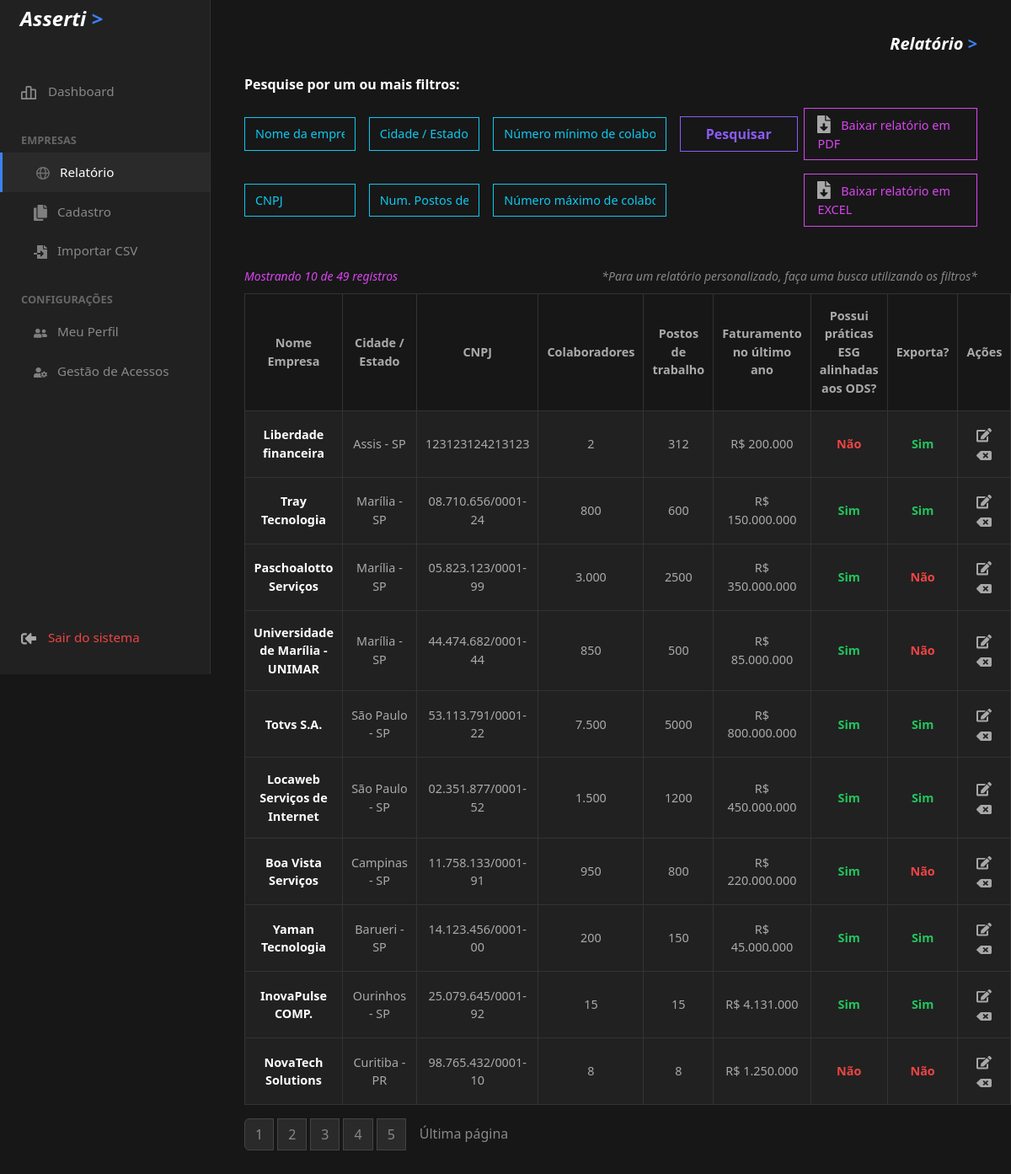
The app's page /relatorios.php (signed in) with its own data.
### tables this page shows
CREATE TABLE `empresas` (
  `id` int(11) NOT NULL,
  `razao_social` varchar(150) NOT NULL,
  `nome_fantasia` varchar(150) DEFAULT NULL,
  `cnpj` varchar(18) NOT NULL,
  `cidade_estado` varchar(100) NOT NULL,
  `telefone_1` varchar(20) DEFAULT NULL,
  `telefone_2` varchar(20) DEFAULT NULL,
  `email` varchar(100) DEFAULT NULL,
  `tipo_servico` varchar(100) DEFAULT NULL,
  `faturamento_2025` decimal(15,2) NOT NULL,
  `postos_trabalho` int(11) NOT NULL,
  `total_colaboradores` int(11) NOT NULL,
  `exporta` tinyint(1) DEFAULT 0,
  `esg_ods` tinyint(1) DEFAULT 0,
  `criado_em` timestamp NOT NULL DEFAULT current_timestamp()
);

### public/relatorios.php (the view, shortened to what this page needs)
<?php
require 'conexao.php';
$registros_por_pagina = 10;
$pagina_atual = isset($_GET['pagina']) ? max(1, (int)$_GET['pagina']) : 1;
$offset = ($pagina_atual - 1) * $registros_por_pagina;
$whereSql = " WHERE 1=1";
$params = [];
try {
    $stmtCount = $pdo->prepare("SELECT COUNT(*) FROM empresas" . $whereSql);
    $stmtCount->execute($params);
    $total_filtrado = $stmtCount->fetchColumn();
    $total_paginas = ceil($total_filtrado / $registros_por_pagina);
    $sql = "SELECT * FROM empresas" . $whereSql . " LIMIT $registros_por_pagina OFFSET $offset";
    $stmt = $pdo->prepare($sql);
    $stmt->execute($params);
    $empresas = $stmt->fetchAll(PDO::FETCH_ASSOC);
    $total_banco = $pdo->query("SELECT COUNT(*) FROM empresas")->fetchColumn();
} catch(PDOException $e) { die("Erro: " . $e->getMessage()); }
function linkPagina($pag) {
    $get = $_GET;
    $get['pagina'] = $pag;
    return '?' . http_build_query($get);
}
?>
<!DOCTYPE html>
<html lang="pt-BR" data-bs-theme="dark">
<head>
    <link href="https://cdn.jsdelivr.net/npm/bootstrap@5.3.0/dist/css/bootstrap.min.css" rel="stylesheet">
</head>
<body>
    <?php include 'menu.php'; ?>
    <div class="main-content">
        <div class="d-flex justify-content-end mb-4 area-filtros-topo">
            <h5 class="text-white fw-bold m-0" style="font-style: italic;">Relatório <span style="color:#3b82f6;">></span></h5>
        </div>
        <form method="GET" class="mb-4">
            <p class="text-white fw-bold mb-3">Pesquise por um ou mais filtros:</p>
            <div class="row g-3 align-items-center mb-3">
                <div class="col-md-2"><input type="text" name="nome" class="filter-input border-ciano" placeholder="Nome da empresa" value="<?= htmlspecialchars($_GET['nome'] ?? '') ?>"></div>
                <div class="col-md-2"><input type="text" name="cidade" class="filter-input border-ciano" placeholder="Cidade / Estado" value="<?= htmlspecialchars($_GET['cidade'] ?? '') ?>"></div>
                <div class="col-md-3"><input type="text" class="filter-input border-ciano" placeholder="Número mínimo de colaboradores"></div>
                <div class="col-md-2"><button type="submit" formaction="relatorios.php" class="btn-outline-roxo">Pesquisar</button></div>
                <div class="col-md-3 text-end">
                    <button type="button" onclick="gerarPDF()" class="btn-export">
                        <img src="icones/baixar.svg" width="16" style="margin-right: 8px; vertical-align: text-bottom;"> Baixar relatório em PDF
                    </button>
                </div>
            </div>
            <div class="row g-3 align-items-center">
                <div class="col-md-2"><input type="text" name="cnpj" class="filter-input border-ciano" placeholder="CNPJ" value="<?= htmlspecialchars($_GET['cnpj'] ?? '') ?>"></div>
                <div class="col-md-2"><input type="text" class="filter-input border-ciano" placeholder="Num. Postos de trabalho"></div>
                <div class="col-md-3"><input type="text" class="filter-input border-ciano" placeholder="Número máximo de colaboradores"></div>
                <div class="col-md-3 text-end">
                    <button type="submit" formaction="exportar_excel.php" class="btn-export">
                        <img src="icones/baixar.svg" width="16" style="margin-right: 8px; vertical-align: text-bottom;"> Baixar relatório em EXCEL
                    </button>
                </div>
            </div>
        </form>
        <div class="d-flex justify-content-between mb-2 mt-5 area-filtros-topo">
            <small style="color:#d946ef; font-style: italic;">Mostrando <?= count($empresas) ?> de <?= $total_banco ?> registros</small>
            <small style="color:#888; font-style: italic;">*Para um relatório personalizado, faça uma busca utilizando os filtros*</small>
        </div>
        <table class="table-custom">
            <thead>
                <tr>
                    <th>Nome Empresa</th>
                    <th>Cidade / Estado</th>
                    <th>CNPJ</th>
                    <th>Colaboradores</th>
                    <th>Postos de trabalho</th>
                    <th>Faturamento no último ano</th>
                    <th>Possui práticas ESG alinhadas aos ODS?</th>
                    <th>Exporta?</th>
                    <th class="coluna-acoes">Ações</th>
                </tr>
            </thead>
            <tbody>
                <?php if(count($empresas) > 0): ?>
                    <?php foreach ($empresas as $emp): ?>
                        <tr>
                            <td class="text-white fw-bold"><?= htmlspecialchars($emp['razao_social']) ?></td>
                            <td style="color:#aaa;"><?= htmlspecialchars($emp['cidade_estado']) ?></td>
                            <td style="color:#aaa;"><?= htmlspecialchars($emp['cnpj']) ?></td>
                            <td style="color:#aaa;"><?= number_format($emp['total_colaboradores'], 0, ',', '.') ?></td>
                            <td style="color:#aaa;"><?= $emp['postos_trabalho'] ?></td>
                            <td style="color:#aaa;">R$ <?= number_format($emp['faturamento_2025'], 0, ',', '.') ?></td>
                            <td class="<?= $emp['esg_ods']?'text-success-custom':'text-danger-custom' ?>"><?= $emp['esg_ods']?'Sim':'Não' ?></td>
                            <td class="<?= $emp['exporta']?'text-success-custom':'text-danger-custom' ?>"><?= $emp['exporta']?'Sim':'Não' ?></td>
                            <td class="coluna-acoes">
                                <a href="editar.php?id=<?= $emp['id'] ?>" class="btn-acao" title="Editar">
                                    <img src="icones/editar.svg" width="18">
                                </a>
                                <?php if($_SESSION['perfil'] === 'admin'): ?>
                                    <a href="excluir.php?id=<?= $emp['id'] ?>" class="btn-acao" title="Excluir" onclick="return confirm('Excluir <?= htmlspecialchars($emp['razao_social']) ?>?');">
                                        <img src="icones/remove.svg" width="18">
                                    </a>
                                <?php endif; ?>
                            </td>
                        </tr>
                    <?php endforeach; ?>
                <?php else: ?>
                    <tr><td colspan="9" class="text-center py-4" style="color: #666;">Nenhuma empresa encontrada.</td></tr>
                <?php endif; ?>
            </tbody>
        </table>
        <?php if($total_paginas > 1): ?>
        <div class="pagination-container d-flex justify-content-between align-items-center mt-3">
            <ul class="pagination m-0">
                <?php for($i = 1; $i <= $total_paginas; $i++): ?>
                    <li class="page-item <?= ($pagina_atual == $i) ? 'active' : '' ?>"><a class="page-link" href="<?= linkPagina($i) ?>"><?= $i ?></a></li>
                <?php endfor; ?>
                <li class="page-item"><a class="page-link" style="background: transparent; border: none;" href="<?= linkPagina($total_paginas) ?>">Última página</a></li>
            </ul>
        </div>
        <?php endif; ?>
    </div>
</body>
</html>

### public/menu.php
<?php
$pagina_atual = basename($_SERVER['PHP_SELF']);
$perfil = $_SESSION['perfil'] ?? 'funcionario';
?>
<div class="sidebar">
    <div class="ms-4 mb-5 mt-2">
        <h4 class="text-white fw-bold m-0" style="font-style: italic;">Asserti <span style="color:#3b82f6;">></span></h4>
    </div>
    <a href="dashboard.php" class="<?= $pagina_atual == 'dashboard.php' ? 'active' : '' ?>">
        <img src="icones/grafico.svg" width="18" style="margin-right: 10px; vertical-align: middle;"> Dashboard
    </a>
    <div style="padding: 15px 25px 5px 25px; color: #666; font-size: 0.8rem; text-transform: uppercase; font-weight: bold; margin-top: 10px;">Empresas</div>
    <a href="relatorios.php" class="<?= $pagina_atual == 'relatorios.php' ? 'active' : '' ?>" style="padding-left: 40px;">
        <img src="icones/empresas_icone.svg" width="16" style="margin-right: 8px; vertical-align: middle; opacity: 0.7;"> Relatório
    </a>
    <a href="cadastro.php" class="<?= $pagina_atual == 'cadastro.php' ? 'active' : '' ?>" style="padding-left: 40px;">
        <img src="icones/adicionar_documento.svg" width="16" style="margin-right: 8px; vertical-align: middle; opacity: 0.7;"> Cadastro
    </a>
    <a href="importar.php" class="<?= $pagina_atual == 'importar.php' ? 'active' : '' ?>" style="padding-left: 40px;">
        <img src="icones/importar.svg" width="16" style="margin-right: 8px; vertical-align: middle; opacity: 0.7;"> Importar CSV
    </a>
    <div style="padding: 15px 25px 5px 25px; color: #666; font-size: 0.8rem; text-transform: uppercase; font-weight: bold; margin-top: 10px;">Configurações</div>
    <a href="perfil.php" class="<?= $pagina_atual == 'perfil.php' ? 'active' : '' ?>" style="padding-left: 40px;">
        <img src="icones/meu_perfil.svg" width="16" style="margin-right: 8px; vertical-align: middle; opacity: 0.7;"> Meu Perfil
    </a>
    <?php if($perfil === 'admin'): ?>
        <a href="usuarios.php" class="<?= $pagina_atual == 'usuarios.php' ? 'active' : '' ?>" style="padding-left: 40px;">
            <img src="icones/gestao.svg" width="16" style="margin-right: 8px; vertical-align: middle; opacity: 0.7;"> Gestão de Acessos
        </a>
    <?php endif; ?>
    <a href="logout.php" class="btn-logout" style="margin-top: auto; margin-bottom: 20px;">
        <img src="icones/logout.svg" width="18" style="margin-right: 10px; vertical-align: middle;"> Sair do sistema
    </a>
</div>

### public/relatorios.php (style rules this page uses)
body { background-color: #171717 !important; color: #e5e7eb; font-family: 'Segoe UI', Tahoma, Geneva, Verdana, sans-serif; display: flex; overflow-x: hidden; margin: 0; min-height: 100vh; }
.sidebar { width: 250px; height: 100vh; background-color: #212121; border-right: 1px solid #333; position: fixed; display: flex; flex-direction: column; z-index: 1000; }
.sidebar a { color: #888; text-decoration: none; display: block; padding: 12px 25px; font-weight: 500; transition: 0.2s; font-size: 0.95rem; border-radius: 0; }
.sidebar a:hover, .sidebar a.active { color: #fff; background: #2a2a2a; border-left: 3px solid #3b82f6; }
.btn-logout { color: #ef4444 !important; margin-top: auto; margin-bottom: 20px; }
.main-content { margin-left: 250px; padding: 40px; width: calc(100% - 250px); background-color: #171717; }
.filter-input { background: transparent !important; color: white !important; border-radius: 0; padding: 8px 12px; width: 100%; text-align: left; font-size: 0.9rem; }
.filter-input::placeholder { color: #0dcaf0; }
.border-ciano { border: 1px solid #0dcaf0 !important; }
.btn-outline-roxo { border: 1px solid #8b5cf6; color: #8b5cf6; background: transparent; border-radius: 0; padding: 8px 30px; font-weight: 600; }
.btn-export { background: transparent; border: 1px solid #d946ef; color: #d946ef; border-radius: 0; padding: 8px 15px; width: 100%; text-align: left; font-size: 0.9rem; }
.table-custom { width: 100%; border-collapse: collapse; margin-top: 10px; }
.table-custom th { border: 1px solid #333; padding: 15px 10px; color: #aaa; text-align: center; font-weight: 600; font-size: 0.9rem; }
.table-custom td { border: 1px solid #333; padding: 15px 10px; text-align: center; vertical-align: middle; background-color: #212121; font-size: 0.9rem; }
.text-success-custom { color: #22c55e !important; font-weight: bold; }
.text-danger-custom { color: #ef4444 !important; font-weight: bold; }
.btn-acao { text-decoration: none; font-size: 1rem; margin: 0 5px; }
.pagination .page-link { background-color: #2a2a2a; border-color: #444; color: #888; border-radius: 0; margin-right: 5px; }

### records on screen
empresas: razao_social "Liberdade financeira", cidade_estado "Assis - SP", cnpj "123123124213123", total_colaboradores "2", postos_trabalho "312", faturamento_2025 "200.000", esg_ods "Não", exporta "Sim"
empresas: razao_social "Tray Tecnologia", cidade_estado "Marília - SP", cnpj "08.710.656/0001-24", total_colaboradores "800", postos_trabalho "600", faturamento_2025 "150.000.000", esg_ods "Sim", exporta "Sim"
empresas: razao_social "Paschoalotto Serviços", cidade_estado "Marília - SP", cnpj "05.823.123/0001-99", total_colaboradores "3.000", postos_trabalho "2500", faturamento_2025 "350.000.000", esg_ods "Sim", exporta "Não"
empresas: razao_social "Universidade de Marília - UNIMAR", cidade_estado "Marília - SP", cnpj "44.474.682/0001-44", total_colaboradores "850", postos_trabalho "500", faturamento_2025 "85.000.000", esg_ods "Sim", exporta "Não"
empresas: razao_social "Totvs S.A.", cidade_estado "São Paulo - SP", cnpj "53.113.791/0001-22", total_colaboradores "7.500", postos_trabalho "5000", faturamento_2025 "800.000.000", esg_ods "Sim", exporta "Sim"
empresas: razao_social "Locaweb Serviços de Internet", cidade_estado "São Paulo - SP", cnpj "02.351.877/0001-52", total_colaboradores "1.500", postos_trabalho "1200", faturamento_2025 "450.000.000", esg_ods "Sim", exporta "Sim"
empresas: razao_social "Boa Vista Serviços", cidade_estado "Campinas - SP", cnpj "11.758.133/0001-91", total_colaboradores "950", postos_trabalho "800", faturamento_2025 "220.000.000", esg_ods "Sim", exporta "Não"
empresas: razao_social "Yaman Tecnologia", cidade_estado "Barueri - SP", cnpj "14.123.456/0001-00", total_colaboradores "200", postos_trabalho "150", faturamento_2025 "45.000.000", esg_ods "Sim", exporta "Sim"
empresas: razao_social "InovaPulse COMP.", cidade_estado "Ourinhos - SP", cnpj "25.079.645/0001-92", total_colaboradores "15", postos_trabalho "15", faturamento_2025 "4.131.000", esg_ods "Sim", exporta "Sim"
empresas: razao_social "NovaTech Solutions", cidade_estado "Curitiba - PR", cnpj "98.765.432/0001-10", total_colaboradores "8", postos_trabalho "8", faturamento_2025 "1.250.000", esg_ods "Não", exporta "Não"

### other values on screen
count($empresas) "10"
$total_banco "49"
